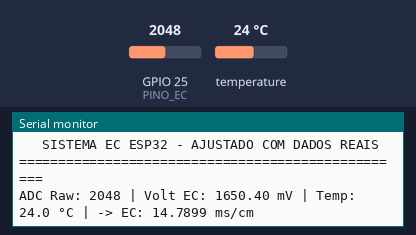
The sketch below on a simulated ESP32. Parts: the last lines printed to the serial monitor. The test bench sets the inputs (shaded band); at power-on: temperature 24 °C, GPIO 25 (PINO_EC) = 2048 (analog values on the 0–4095 scale).

Above: at 2.5 s.
2.6 s: temperature set to 12 °C
At 3.7 s:
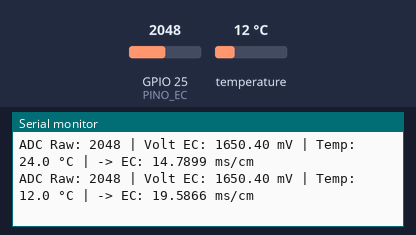
4.1 s: GPIO 25 (PINO_EC) set to 2866
At 5.4 s:
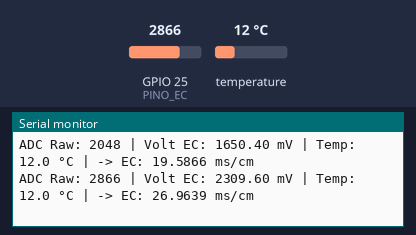
5.6 s: temperature set to 19 °C
At 6.3 s:
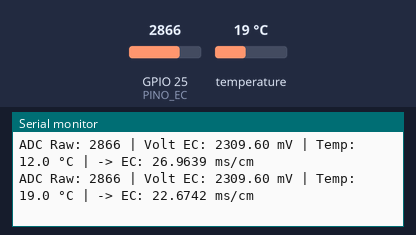
7.1 s: GPIO 25 (PINO_EC) set to 3603
At 8.7 s:
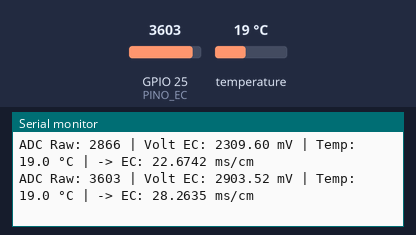
Timing chart, 0 to 9.6 s (numbered marks = the images above; inputs shaded):
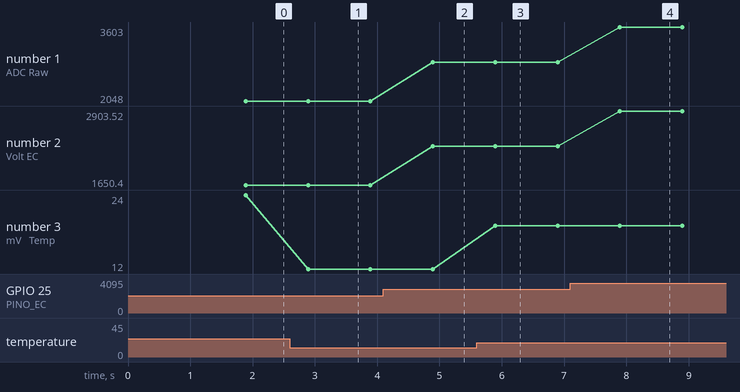

Measured:
- after the input at 2.6 s, the serial monitor: prints a new line after 0.29 s (image 1)
- after the input at 4.1 s, the serial monitor: prints a new line after 0.79 s (image 2)
- after the input at 5.6 s, the serial monitor: prints a new line after 0.29 s (image 3)
- after the input at 7.1 s, the serial monitor: prints a new line after 0.80 s (image 4)
- plotted number 1: 2048 → 2866 after the input at 4.1 s, 2866 → 3603 after the input at 7.1 s
- plotted number 2: 1650.4 → 2309.6 after the input at 4.1 s, 2309.6 → 2903.52 after the input at 7.1 s
- plotted number 3: 24 → 12 after the input at 2.6 s, 12 → 19 after the input at 5.6 s

The sketch:

DFRobot_ESP_EC_BY_GREENPONIK.ino
```cpp
#include <Arduino.h>
#include <OneWire.h>
#include <DallasTemperature.h>

#define PINO_TEMP 14
#define PINO_EC   25 // Pino analógico do ESP32

OneWire oneWire(PINO_TEMP);
DallasTemperature sensors(&oneWire);

float vEC = 0.0;
float ecVal = 0.0;
float temp = 25.0;

void setup()
{
  Serial.begin(115200);
  sensors.begin();

  // 1. CONFIGURAÇÃO CRÍTICA DO ADC DO ESP32
  analogReadResolution(12);           // Garante resolução de 0 a 4095
  analogSetAttenuation(ADC_11db);     // Configura o ESP32 para ler a escala completa até ~3.3V

  Serial.println("==================================================");
  Serial.println("   SISTEMA EC ESP32 - AJUSTADO COM DADOS REAIS   ");
  Serial.println("==================================================");
}

void loop()
{
  static unsigned long timepoint = millis();
  if (millis() - timepoint > 1000U)
  {
    timepoint = millis();

    // 2. Ler a Temperatura
    sensors.requestTemperatures();
    temp = sensors.getTempCByIndex(0);
    if (temp < -10 || temp > 80) temp = 25.0; // Salvaguarda se o sensor falhar

    // 3. Fazer uma média de leituras para eliminar o ruído elétrico do ESP32
    long somaAnalogica = 0;
    for(int i = 0; i < 20; i++) {
        somaAnalogica += analogRead(PINO_EC);
        delay(5);
    }
    float mediaAnalogica = somaAnalogica / 20.0;

    // 4. Conversão exata para Milivolts (Escala real de 3300mV do ESP32)
    vEC = (mediaAnalogica / 4095.0) * 3300.0;

    // 5. Rampa Matemática Baseada nos Teus Testes Reais
        float ecBase = 0.0;

    if (vEC <= 35.0) {
        // Se a voltagem for inferior a 35mV (como acontece na tua água da torneira onde dá 0mV),
        // o código assume o valor real aproximado de uma água canalizada limpa em Portugal.
        ecBase = 0.300;
    }
    else if (vEC > 35.0 && vEC <= 70.5) {
        // ZONA DE TRANSIÇÃO (De um valor baixo até aos teus 70.5mV medidos na solução de 1.41 ms/cm)
        ecBase = 0.300 + (vEC - 35.0) * (1.41 - 0.300) / (70.5 - 35.0);
    }
    else {
        // ZONA ALTA (Entre os teus 70.5mV e os 1455.5mV medidos na solução de 12.88 ms/cm)
        ecBase = 1.41 + (vEC - 70.5) * (12.88 - 1.41) / (1455.5 - 70.5);
    }

    // 6. Compensação de Temperatura Ativa (2% por cada °C fora dos 25°C)
    float fatorTemperatura = 1.0 + 0.02 * (temp - 25.0);
    ecVal = ecBase / fatorTemperatura;

    if (ecVal < 0.0) ecVal = 0.0;

    // 7. Mostrar Resultados
    Serial.print("ADC Raw: ");
    Serial.print(mediaAnalogica, 0);
    Serial.print(" | Volt EC: ");
    Serial.print(vEC, 2);
    Serial.print(" mV | Temp: ");
    Serial.print(temp, 1);
    Serial.print(" °C | -> EC: ");
    Serial.print(ecVal, 4);
    Serial.println(" ms/cm");
  }
}
```
